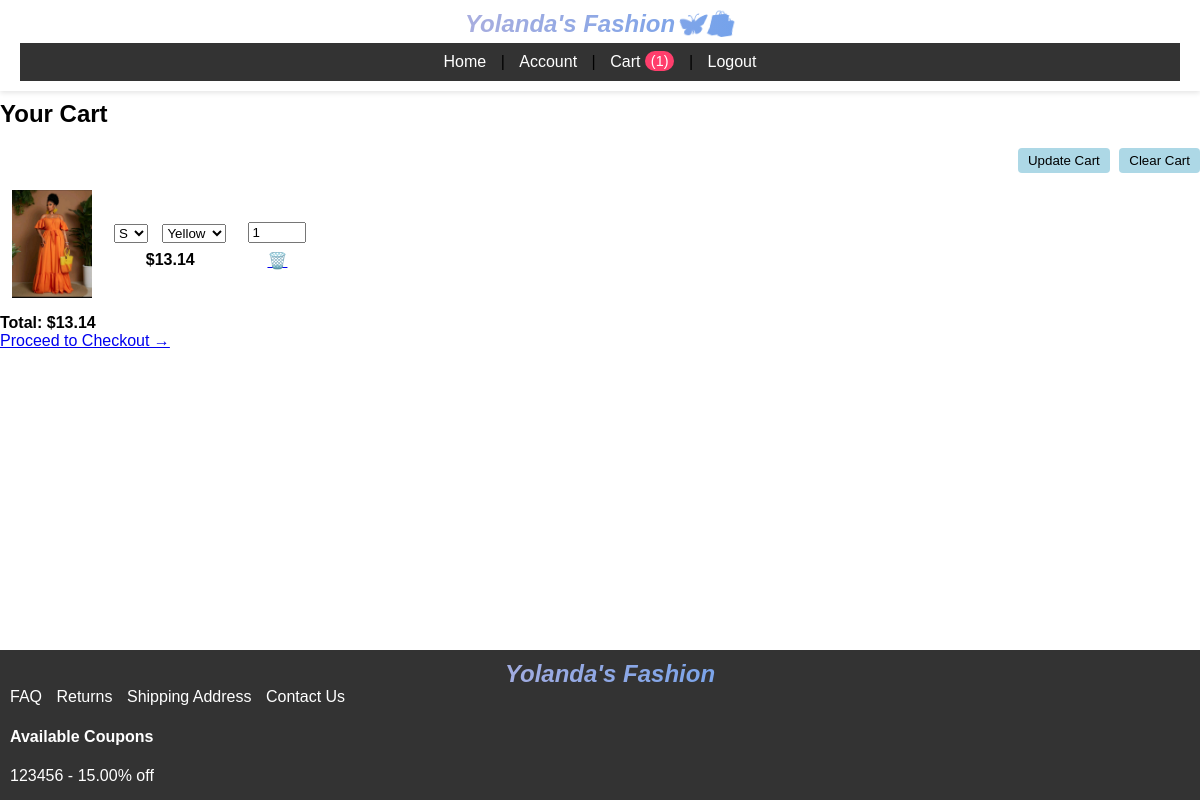
Page /cart.php (signed in) on the committed database.
### tables this page shows
CREATE TABLE `cart_items` (
  `id` int(11) NOT NULL,
  `user_id` int(11) NOT NULL,
  `product_id` int(11) NOT NULL,
  `size` varchar(20) DEFAULT NULL,
  `color` varchar(20) DEFAULT NULL,
  `quantity` int(11) NOT NULL,
  `created_at` timestamp NOT NULL DEFAULT current_timestamp()
);

CREATE TABLE `products` (
  `id` int(11) NOT NULL,
  `name` varchar(100) NOT NULL,
  `description` text DEFAULT NULL,
  `price` decimal(10,2) NOT NULL,
  `image` varchar(255) DEFAULT NULL,
  `available_sizes` varchar(255) DEFAULT NULL,
  `available_colors` varchar(255) DEFAULT NULL,
  `created_at` timestamp NOT NULL DEFAULT current_timestamp()
);

CREATE TABLE `coupons` (
  `id` int(11) NOT NULL,
  `code` varchar(50) NOT NULL,
  `discount` decimal(5,2) NOT NULL,
  `expires_at` date DEFAULT NULL
);

### cart.php (the view, shortened to what this page needs)
<?php
include 'header.php';
$user_id = $_SESSION['user_id'];
$stmt = $conn->prepare("
    SELECT
      c.id               AS cid,
      p.image            AS img,
      p.price,
      p.available_sizes,
      p.available_colors,
      c.size,
      c.color,
      c.quantity
    FROM cart_items c
    JOIN products   p ON c.product_id = p.id
    WHERE c.user_id = ?
");
$stmt->bind_param("i", $user_id);
$stmt->execute();
$res = $stmt->get_result();
?>
<h2>Your Cart</h2>
<?php if ($res->num_rows === 0): ?>
  <p>Your cart is empty.</p><br>
  <a href="products.php" class="back-button">← Back to Shop</a>
<?php else: ?>
  <form method="POST" action="update_cart.php">
    <div class="cart-actions">
      <button type="submit" name="action" value="update">Update Cart</button>
      <button type="submit" name="action" value="clear">Clear Cart</button>
    </div>
    <table cellpadding="10">
      <?php
      $total = 0;
      while ($item = $res->fetch_assoc()):
        $sizes     = explode(',', $item['available_sizes']);
        $colors    = explode(',', $item['available_colors']);
        $lineTotal = $item['price'] * $item['quantity'];
        $total    += $lineTotal;
      ?>
      <tr>
        <td>
          <img
            src="images/<?= htmlspecialchars($item['img']) ?>"
            alt="Product"
            style="width:80px; object-fit:cover;"
          >
        </td>
        <td style="text-align:center;">
          <div>
            <label>
              <select name="sizes[<?= $item['cid'] ?>]">
                <?php foreach ($sizes as $s): $s = trim($s); ?>
                  <option value="<?= htmlspecialchars($s) ?>" <?= $s === $item['size'] ? 'selected' : '' ?>>
                    <?= htmlspecialchars($s) ?>
                  </option>
                <?php endforeach; ?>
              </select>
            </label>
            <label style="margin-left:10px;">
              <select name="colors[<?= $item['cid'] ?>]">
                <?php foreach ($colors as $c): $c = trim($c); ?>
                  <option value="<?= htmlspecialchars($c) ?>" <?= $c === $item['color'] ? 'selected' : '' ?>>
                    <?= htmlspecialchars($c) ?>
                  </option>
                <?php endforeach; ?>
              </select>
            </label>
          </div>
          <div style="margin-top:8px; font-weight:bold;">
            $<?= number_format($item['price'], 2) ?>
          </div>
        </td>
        <td style="text-align:center;">
          <div>
            <label>
              <input
                type="number"
                name="quantities[<?= $item['cid'] ?>]"
                value="<?= $item['quantity'] ?>"
                min="1"
                style="width:50px;"
              >
            </label>
          </div>
          <div style="margin-top:8px;">
            <a href="remove_from_cart.php?id=<?= $item['cid'] ?>" title="Remove">🗑️</a>
          </div>
        </td>
      </tr>
      <?php endwhile; ?>
    </table>
    <div >
      <strong>Total: $<?= number_format($total, 2) ?></strong>
    </div>
    <div >
      <a href="checkout.php">Proceed to Checkout →</a>
    </div>
  </form>
<?php endif; ?>
<?php
include 'footer.php';
?>

### footer.php (shortened to what this page needs)
<footer>
  <div class="footer-links">
    <html>
	<h2 class="brand-heading">Yolanda's Fashion</h2>
	</html>
    <a href="faq.php">FAQ</a>
    <a href="returns.php">Returns</a>
    <a href="shipping.php">Shipping Address</a>
	<a href="contact.php">Contact Us</a>
  </div>
  <div class="coupons">
    <h4>Available Coupons</h4>
    <?php
    $coupon_res = $conn->query("SELECT * FROM coupons WHERE expires_at >= CURDATE()");
    while ($coupon = $coupon_res->fetch_assoc()):
    ?>
      <div class="coupon">
        <span><?= htmlspecialchars($coupon['code']) ?> - <?= htmlspecialchars($coupon['discount']) ?>% off</span>
      </div>
    <?php endwhile; ?>
  </div>
</footer>
</body>
</html>

### style.css (style rules this page uses)
body { margin: 0; padding-bottom: 200px; font-family: Arial, sans-serif; }
footer { position: fixed; bottom: 0; width: 100%; background: #333; color: #fff; padding: 10px; }
.footer-links a { color: #fff; margin-right: 10px; text-decoration: none; }
.coupons { margin-top: 10px; }
.coupon { margin-bottom: 5px; }
.brand-heading { font-style: italic; font-size: 2rem; text-align: center; background: linear-gradient(to right, pink, dodgerblue); -webkit-background-clip: text; -webkit-text-fill-color: transparent; margin-top: 40px; margin-bottom: 20px; }
body { margin-top: 100px; }
.brand-heading { margin: 0; font-size: 24px; font-weight: bold; }

### cart.php (style rules this page uses)
.cart-actions { text-align: right; margin-bottom: 5px; }
.cart-actions button { background-color: #add8e6; border: none; padding: 5px 10px; border-radius: 4px; cursor: pointer; margin-left: 5px; }

### rows in the picture
cart_items: product.image (picture), size+product+id "S", color+product+id "Yellow", product.price "13.14", quantity "1"
coupons: code "123456", discount "15.00"

### other values in the picture
$cart_count "1"
$total "13.14"
